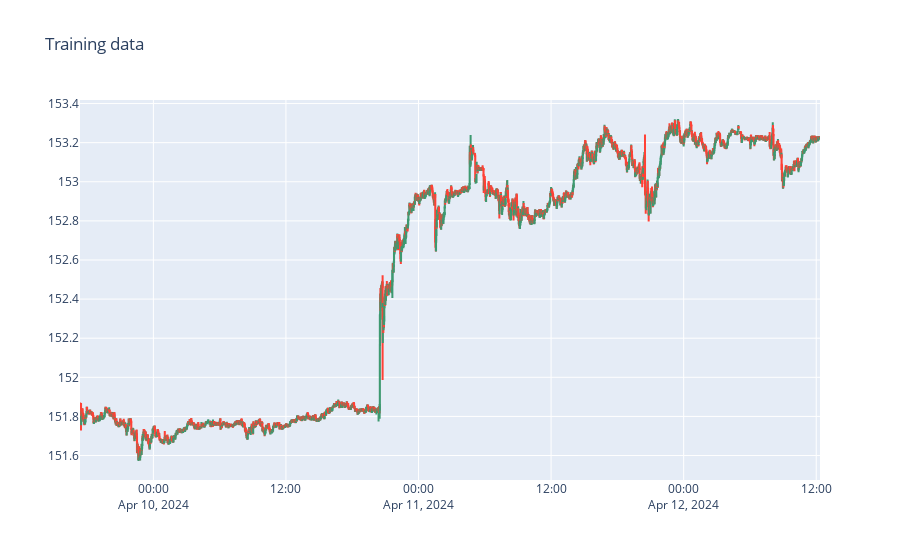

Notebook cell for this chart:
### Code cell
fig = go.Figure(data=[go.Candlestick(x=train.index,
                open=train_plot["Open"],
                high=train_plot["High"],
                low=train_plot["Low"],
                close=train_plot["Close"])])

fig.update_layout(
    title="Training data",
    xaxis=dict(
        rangeslider=dict(
            visible=False
        )
    )
)

fig.show()

### Figure 1 — Plotly figure (JSON) as saved in the notebook; plotly's stock layout.template omitted (floating-point values rounded to 4 significant figures; data arrays with more than 128 entries replaced by an {"elided": "..."} marker saying what was removed)
{"data": [{"close": {"elided": "3995 float values"}, "high": {"elided": "3995 float values"}, "low": {"elided": "3995 float values"}, "open": {"elided": "3995 float values"}, "type": "candlestick", "x": {"elided": "3995 str values"}}], "layout": {"title": {"text": "Training data"}, "xaxis": {"rangeslider": {"visible": false}}}}
